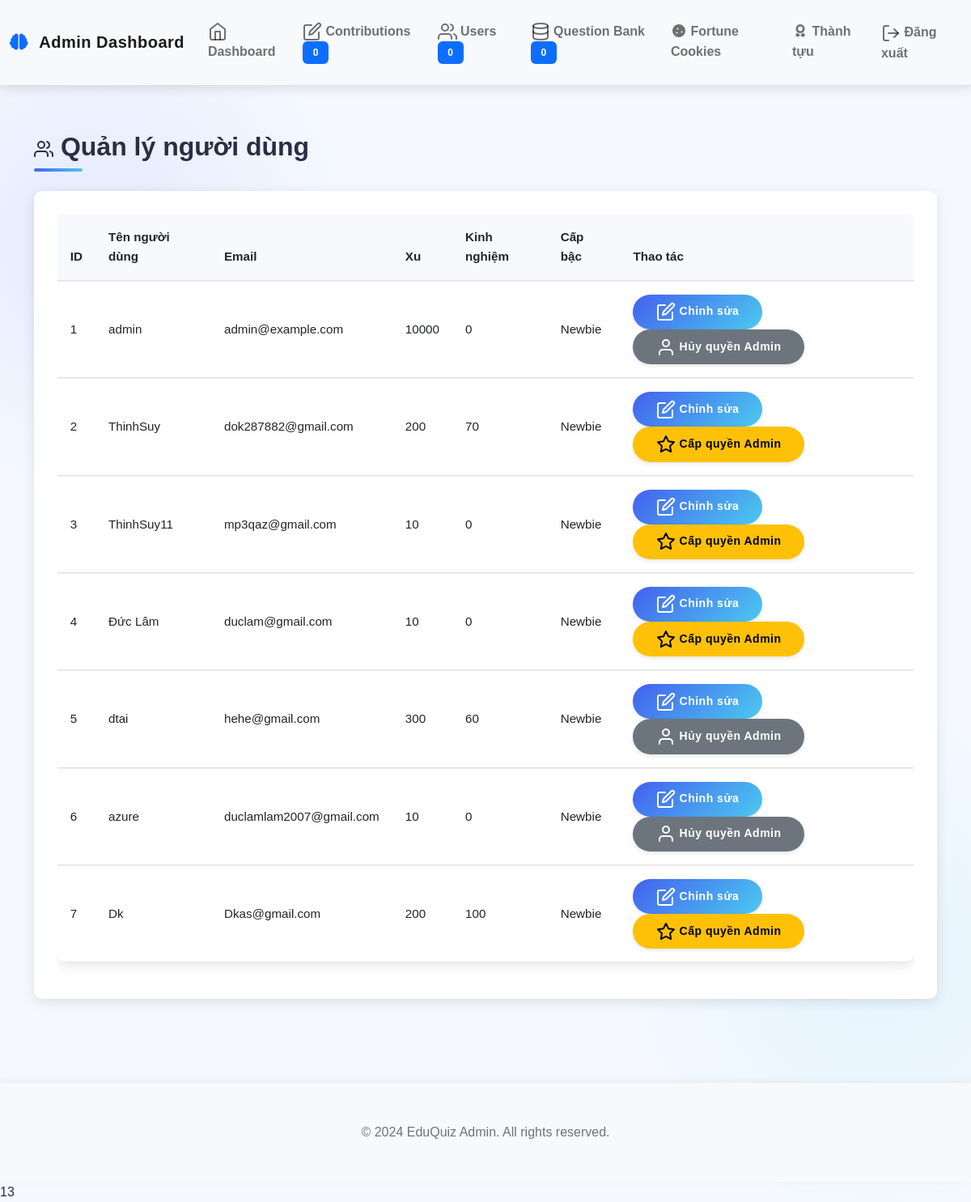
Before: /admin_users (signed in) with the older database file.
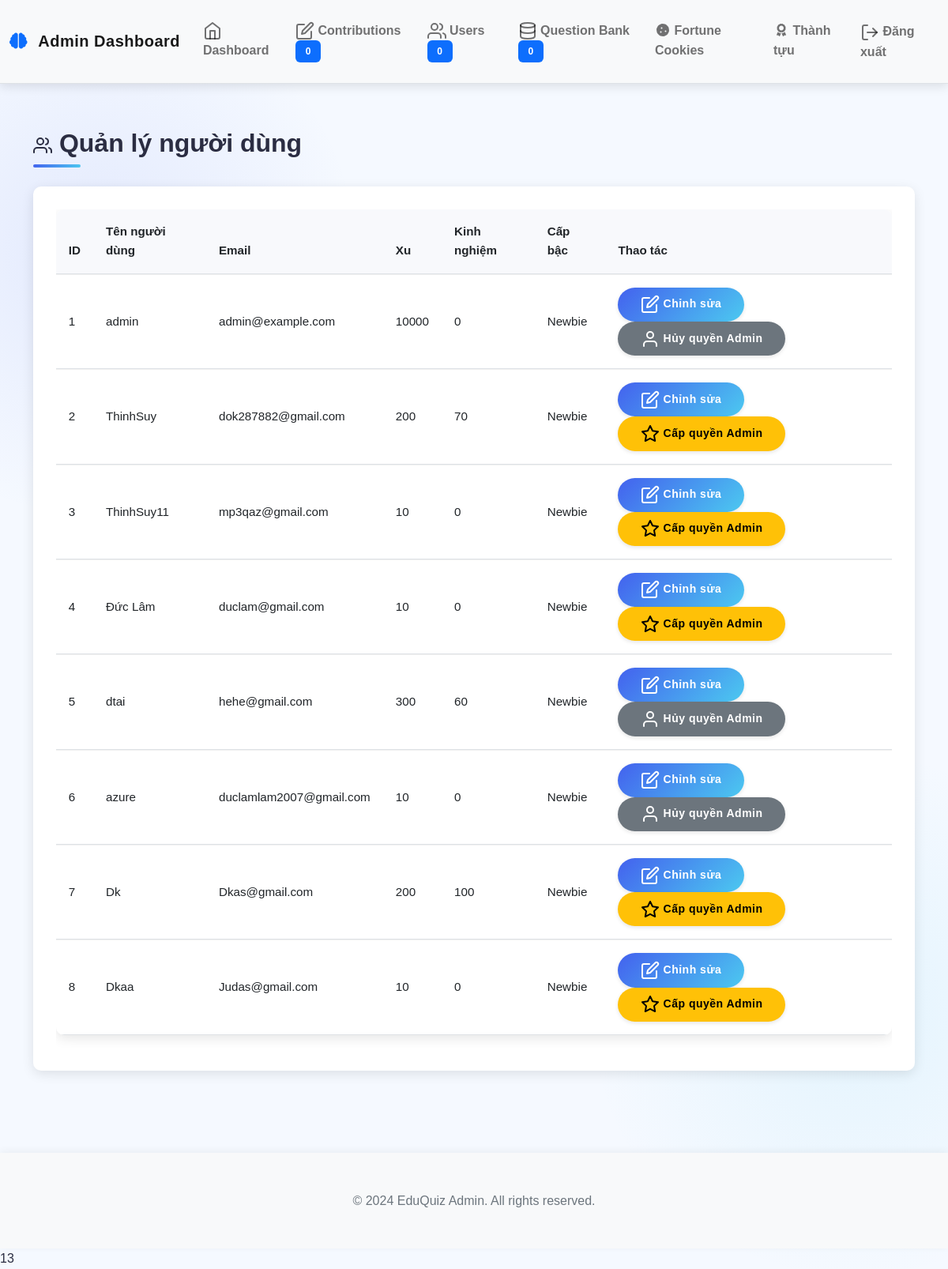
After: the same page with the newer database file.
### models.py (models this page shows, shortened)
class User(UserMixin, db.Model):
    id = db.Column(db.Integer, primary_key=True)
    username = db.Column(db.String(64), unique=True, nullable=False)
    email = db.Column(db.String(120), unique=True, nullable=False)
    password_hash = db.Column(db.String(256))
    coins = db.Column(db.Integer, default=10)  # New users start with 10 coins
    experience = db.Column(db.Integer, default=0)  # Experience points
    rank = db.Column(db.String(50), default='Newbie')
    is_admin = db.Column(db.Boolean, default=False)
    contributions = db.relationship('Contribution', backref='author', lazy=True)
    inventory_items = db.relationship('InventoryItem', backref='owner', lazy=True)
    achievements = db.relationship('UserAchievement', backref='user', lazy=True)
    daily_quests = db.relationship('UserDailyQuest', backref='user', lazy=True)
    total_questions_answered = db.Column(db.Integer, default=0)
    correct_answers = db.Column(db.Integer, default=0)
    easy_questions_completed = db.Column(db.Integer, default=0)
    medium_questions_completed = db.Column(db.Integer, default=0)
    hard_questions_completed = db.Column(db.Integer, default=0)
    daily_quest_points = db.Column(db.Integer, default=0)
    daily_streak = db.Column(db.Integer, default=0)
    last_daily_login = db.Column(db.Date, nullable=True)

### app.py (the view)
@app.route('/admin_users')
@login_required
def admin_users():
    if not current_user.is_admin:
        abort(403)
    from models import User
    users = User.query.all()
    return render_template('admin/users.html', users=users)

### app.py (called while the page is built)
@login_manager.user_loader
def load_user(user_id):
    from models import User
    return User.query.get(int(user_id))

### templates/admin/users.html (shortened to what this page needs)
{% extends "admin/base.html" %}
{% block content %}
<div class="admin-section">
    <div class="admin-section-header">
        <h2><i data-feather="users"></i> Quản lý người dùng</h2>
    </div>
    <div class="admin-section-content">
        <div class="card">
            <div class="card-body">
                <div class="table-responsive">
                    <table class="table table-hover admin-table">
                        <thead>
                            <tr>
                                <th>ID</th>
                                <th>Tên người dùng</th>
                                <th>Email</th>
                                <th>Xu</th>
                                <th>Kinh nghiệm</th>
                                <th>Cấp bậc</th>
                                <th>Thao tác</th>
                            </tr>
                        </thead>
                        <tbody>
                            {% for user in users %}
                            <tr>
                                <td>{{ user.id }}</td>
                                <td>{{ user.username }}</td>
                                <td>{{ user.email }}</td>
                                <td>{{ user.coins }}</td>
                                <td>{{ user.experience }}</td>
                                <td>{{ user.rank }}</td>
                                <td>
                                    <button class="btn btn-sm btn-primary edit-user-btn" data-user-id="{{ user.id }}" data-bs-toggle="modal" data-bs-target="#editModal{{ user.id }}">
                                        <i data-feather="edit"></i> Chỉnh sửa
                                    </button>
                                    <form id="toggleAdmin-{{ user.id }}" method="POST" action="{{ url_for('toggle_admin', user_id=user.id) }}" class="d-inline">
                                        {% if not user.is_admin %}
                                        <button type="submit" class="btn btn-sm btn-warning">
                                            <i data-feather="star"></i> Cấp quyền Admin
                                        </button>
                                        {% else %}
                                        <button type="submit" class="btn btn-sm btn-secondary">
                                            <i data-feather="user"></i> Hủy quyền Admin
                                        </button>
                                        {% endif %}
                                    </form>
                                </td>
                            </tr>
                            {% endfor %}
                        </tbody>
                    </table>
                </div>
            </div>
        </div>
    </div>
</div>
{% endblock %}

### templates/admin/base.html (shortened to what this page needs)
<!doctype html>
<html lang="en">
    <head>
        <link
            href="https://cdn.jsdelivr.net/npm/bootstrap@5.1.3/dist/css/bootstrap.min.css"
            rel="stylesheet"
        />
        <link
            href="https://unpkg.com/aos@2.3.1/dist/aos.css"
            rel="stylesheet"
        />
        <link
            href="https://cdnjs.cloudflare.com/ajax/libs/font-awesome/5.15.3/css/all.min.css"
            rel="stylesheet"
        />
        <link
            href="{{ url_for('static', filename='css/style.css') }}"
            rel="stylesheet"
        />
        <link
            href="{{ url_for('static', filename='css/admin.css') }}"
            rel="stylesheet"
        />
    </head>
    <body>
        <nav
            class="navbar navbar-expand-lg navbar-light bg-light border-bottom sticky-top"
        >
            <div class="container-fluid">
                <a class="navbar-brand" href="{{ url_for('admin_dashboard') }}">
                    <i class="fas fa-brain text-primary me-2"></i> Admin
                    Dashboard
                </a>
                <div class="collapse navbar-collapse" id="navbarNav">
                    <ul class="navbar-nav me-auto">
                        <li class="nav-item">
                            <a
                                class="nav-link"
                                href="{{ url_for('admin_dashboard') }}"
                            >
                                <i data-feather="home"></i> Dashboard
                            </a>
                        </li>
                        <li class="nav-item">
                            <a
                                class="nav-link"
                                href="{{ url_for('admin_contributions') }}"
                            >
                                <i data-feather="edit"></i> Contributions
                                <span class="badge bg-primary"
                                    >{{ pending_contributions|default(0)
                                    }}</span
                                >
                            </a>
                        </li>
                        <li class="nav-item">
                            <a
                                class="nav-link"
                                href="{{ url_for('admin_users') }}"
                            >
                                <i data-feather="users"></i> Users
                                <span class="badge bg-primary"
                                    >{{ total_users|default(0) }}</span
                                >
                            </a>
                        </li>
                        <li class="nav-item">
                            <a
                                class="nav-link"
                                href="{{ url_for('admin_contributions') }}"
                            >
                                <i data-feather="database"></i> Question Bank
                                <span class="badge bg-primary"
                                    >{{ total_questions|default(0) }}</span
                                >
                            </a>
                        </li>
                        <li class="nav-item">
                            <a
                                class="nav-link"
                                href="{{ url_for('admin_fortune_cookies') }}"
                            >
                                <i class="fas fa-fw fa-cookie"></i>
                                <span>Fortune Cookies</span>
                            </a>
                        </li>
                        <li class="nav-item">
                            <a
                                class="nav-link"
                                href="{{ url_for('advancements') }}"
                            >
                                <i class="fas fa-fw fa-award"></i>
                                <span>Thành tựu</span>
                            </a>
                        </li>
                    </ul>
                    <ul class="navbar-nav">
                        <li class="nav-item">
                            <a class="nav-link" href="{{ url_for('logout') }}">
                                <i data-feather="log-out"></i> Đăng xuất
                            </a>
                        </li>
                    </ul>
                </div>
            </div>
        </nav>
        <div class="container mt-4">
             {% block content %}{%
            endblock %}
        </div>
        <footer class="footer mt-5 py-3 bg-light">
            <div class="container text-center">
                <span class="text-muted"
                    >© 2024 EduQuiz Admin. All rights reserved.</span
                >
            </div>
        </footer>
    </body>
</html>
<line_number>13</line_number>

### static/css/style.css (style rules this page uses)
body { font-family: 'Roboto', sans-serif; color: var(--text-color); background-color: #f5f9ff; background-image: radial-gradient(circle at 10% 20%, rgba(67, 97, 238, 0.1) 0%, transparent 20%), radial-gradient(circle at 90% 80%, rgba(76, 201, 240, 0.1) 0%, transparent 20%); line-height: 1.6; }
.container { padding-top: 2rem; padding-bottom: 2rem; }
.card { border: none; border-radius: var(--border-radius); box-shadow: var(--box-shadow); transition: all 0.4s ease; margin-bottom: 1.5rem; background-color: white; overflow: hidden; position: relative; }
.card::before { content: ''; position: absolute; top: 0; left: 0; width: 100%; height: 4px; background: var(--gradient-bg); opacity: 0; transition: opacity 0.3s ease; }
.card-body { padding: 1.8rem; }
.btn { border-radius: 50px; padding: 0.6rem 1.8rem; font-weight: 600; transition: all 0.3s; border: none; letter-spacing: 0.5px; position: relative; overflow: hidden; z-index: 1; }
.btn-primary { background: var(--gradient-bg); box-shadow: 0 4px 10px rgba(67, 97, 238, 0.25);, 213, 0.3); }
.table { border-collapse: separate; border-spacing: 0; width: 100%; border-radius: var(--border-radius); overflow: hidden; box-shadow: var(--box-shadow); }
.table th { background-color: #f8f9fa; font-weight: 600; padding: 1rem; text-align: left; }
.table td { padding: 1rem; vertical-align: middle; border-top: 1px solid #f0f0f0; }
.badge { padding: 0.4rem 0.7rem; font-weight: 500; border-radius: 50px; }
.navbar { box-shadow: 0 4px 15px rgba(0, 0, 0, 0.08); background: rgba(255, 255, 255, 0.95); backdrop-filter: blur(10px); -webkit-backdrop-filter: blur(10px); border-bottom: 1px solid rgba(67, 97, 238, 0.1); }
.navbar-brand { font-weight: 800; color: var(--primary-color); letter-spacing: 0.5px; transition: all 0.3s ease; }
.nav-link { font-weight: 600; color: var(--dark-color); position: relative; padding: 0.6rem 1.2rem; margin: 0 0.3rem; transition: all 0.3s ease; border-radius: 8px; }
.nav-link::after { content: ''; position: absolute; bottom: 5px; left: 50%; width: 0; height: 2px; background: var(--primary-color); transition: all 0.3s; transform: translateX(-50%); opacity: 0; }
:root { --accent-color: #f72585; --info-color: #4895ef; --warning-color: #f8961e; --danger-color: #f94144; --soft-blue: #e8f0fe; --text-secondary: #6c757d; }
body { font-family: 'Nunito', sans-serif; min-height: 100vh; line-height: 1.6; }
.navbar { box-shadow: 0 4px 12px rgba(0, 0, 0, 0.1); padding: 1rem 0; }
.card { overflow: hidden; margin-bottom: 1.5rem; }
.btn { transition: all 0.3s ease; box-shadow: 0 2px 5px rgba(0, 0, 0, 0.1); }
.badge { padding: 0.5rem 0.8rem; border-radius: 6px; font-weight: 600; }
.footer { background-color: white; box-shadow: 0 -2px 10px rgba(0, 0, 0, 0.05); padding: 1.5rem 0; margin-top: 3rem; }
.footer .text-muted { color: var(--text-secondary) !important; font-weight: 500; }
.table { border-collapse: separate; border-spacing: 0; width: 100%; }
.table th { background-color: rgba(67, 97, 238, 0.05); font-weight: 600; color: var(--text-primary); padding: 1rem; }
.table td { padding: 1rem; vertical-align: middle; }

### static/css/admin.css (style rules this page uses)
.admin-table { font-size: 0.95rem; }
.admin-table th { font-weight: 600; background-color: rgba(0, 123, 255, 0.1); }
.admin-table { width: 100%; }
.admin-table th { font-weight: 700; background-color: #f8f9fc; }
.card, .table-responsive, .modal { transition: none !important; animation: none !important; }
* { animation-duration: 0s !important; transition-duration: 0s !important; }

Changed rows visible on the page:
added User: id "8", username "Dkaa", email "Judas@gmail.com", coins "10", experience "0", rank "Newbie", is_admin False (drawn)
